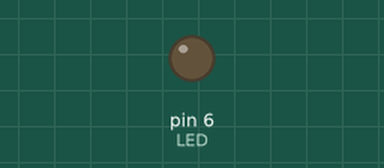
Recording of a sketch running on a simulated Arduino Uno, built with avr-gcc and run on an emulated ATmega328P. Parts: output pins drawn as LEDs (lit = HIGH).

Above: at 0.05 s.
At 2.35 s:
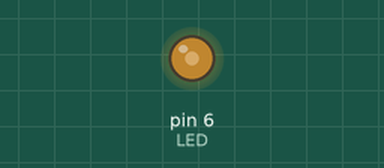
At 4.7 s:
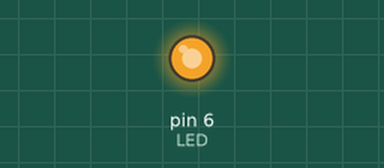
At 9.4 s:
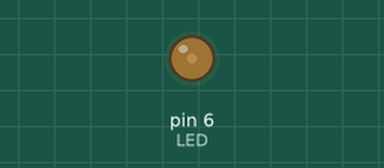
Timing chart, 0 to 13.5 s (numbered marks = the images above):
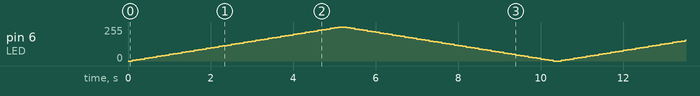

The sketch:

brillo.led.ino
```cpp
#define LED 6

int brillo = 0;
int delta = 5;
int tempo = 100;

void setup() {
  // Non é necesario declarar as
  // saídas analóxicas.
}

void loop() {
  analogWrite(LED, brillo);
  brillo += delta;
  if(brillo < 0 || brillo > 255) {
    delta = -delta;
    brillo += delta;
  }
  delay(tempo);
}
```
